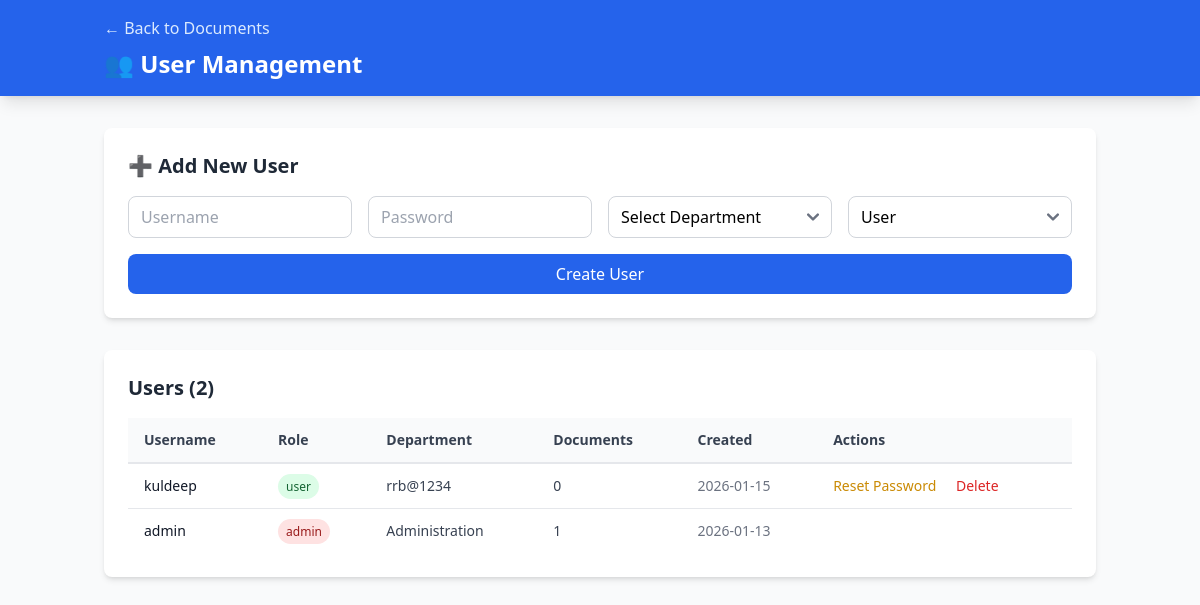
Page /users (signed in) on the earlier database version.
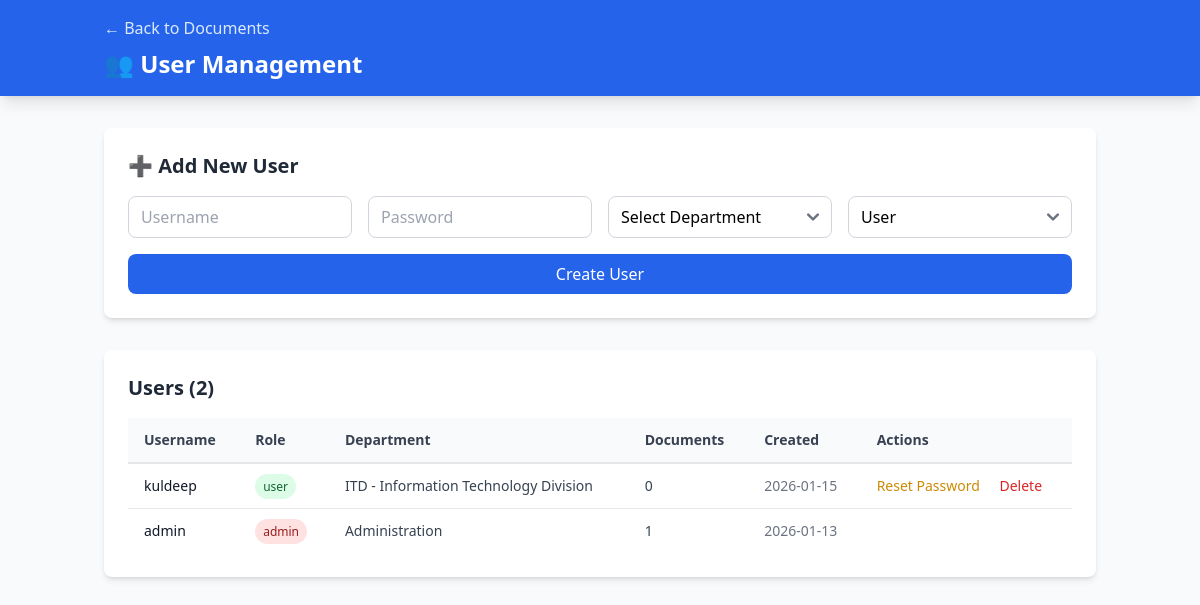
Same page on the later database version.
### app.py (models this page shows)
class User(UserMixin, db.Model):
    id = db.Column(db.Integer, primary_key=True)
    username = db.Column(db.String(80), unique=True, nullable=False)
    password_hash = db.Column(db.String(255), nullable=False)
    role = db.Column(db.String(20), nullable=False, default='user')  # admin, user
    department = db.Column(db.String(100))
    created_at = db.Column(db.DateTime, default=datetime.utcnow)

### app.py (the view)
@app.route('/users')
@login_required
def users():
    if current_user.role != 'admin':
        flash('Access denied. Admin only.', 'error')
        return redirect(url_for('index'))
    all_users = User.query.order_by(User.created_at.desc()).all()
    return render_template("USERS_TEMPLATE.html", users=all_users)

### app.py (called while the page is built)
@login_manager.user_loader
def load_user(user_id):
    return User.query.get(int(user_id))

### templates/USERS_TEMPLATE.html (shortened to what the changed rows need)
<!DOCTYPE html>
<html lang="en">
<head>
    <script src="https://cdn.tailwindcss.com"></script>
    <link href="https://cdn.jsdelivr.net/npm/flowbite@2.5.2/dist/flowbite.min.css" rel="stylesheet" />
</head>
<body class="bg-gray-50">
    <nav class="bg-blue-600 text-white shadow-lg">
        <div class="container mx-auto px-4 py-4">
            <h1 class="text-2xl font-bold mt-2">👥 User Management</h1>
        </div>
    </nav>
    <div class="container mx-auto px-4 py-8">
        <div class="bg-white rounded-lg shadow-md p-6 mb-8">
            <h2 class="text-xl font-semibold mb-4 text-gray-800">➕ Add New User</h2>
        </div>
        <div class="bg-white rounded-lg shadow-md p-6">
            <h2 class="text-xl font-semibold mb-4 text-gray-800">Users ({{ users|length }})</h2>
            <div class="overflow-x-auto">
                <table class="w-full">
                    <thead class="bg-gray-50 border-b-2 border-gray-200">
                        <tr>
                            <th class="px-4 py-3 text-left text-sm font-semibold text-gray-700">Username</th>
                            <th class="px-4 py-3 text-left text-sm font-semibold text-gray-700">Role</th>
                            <th class="px-4 py-3 text-left text-sm font-semibold text-gray-700">Department</th>
                            <th class="px-4 py-3 text-left text-sm font-semibold text-gray-700">Documents</th>
                            <th class="px-4 py-3 text-left text-sm font-semibold text-gray-700">Created</th>
                            <th class="px-4 py-3 text-left text-sm font-semibold text-gray-700">Actions</th>
                        </tr>
                    </thead>
                    <tbody class="divide-y divide-gray-200">
                        {% for user in users %}
                        <tr class="hover:bg-gray-50">
                            <td class="px-4 py-3 text-sm font-medium text-gray-900">{{ user.username }}</td>
                            <td class="px-4 py-3 text-sm">
                                <span class="px-2 py-1 {% if user.role == 'admin' %}bg-red-100 text-red-800{% else %}bg-green-100 text-green-800{% endif %} rounded-full text-xs font-medium">
                                    {{ user.role }}
                                </span>
                            </td>
                            <td class="px-4 py-3 text-sm text-gray-700">{{ user.department or 'N/A' }}</td>
                            <td class="px-4 py-3 text-sm text-gray-700">{{ user.documents|length }}</td>
                            <td class="px-4 py-3 text-sm text-gray-500">{{ user.created_at.strftime('%Y-%m-%d') }}</td>
                            <td class="px-4 py-3 text-sm">
                                {% if user.id != current_user.id %}
                                <form method="POST" action="{{ url_for('reset_user_password', user_id=user.id) }}" style="display:inline" onsubmit="return confirm('Reset password for {{ user.username }}?')">
                                    <button type="submit" class="text-yellow-600 hover:text-yellow-800 font-medium mr-4">Reset Password</button>
                                </form>
                                <a href="{{ url_for('delete_user', user_id=user.id) }}"
                                   onclick="return confirm('Delete user {{ user.username }}?')"
                                   class="text-red-600 hover:text-red-800 font-medium">Delete</a>
                                {% endif %}
                            </td>
                        </tr>
                        {% endfor %}
                    </tbody>
                </table>
            </div>
        </div>
    </div>
</body>
</html>

Differences in the rows shown:
changed User "kuldeep": department "rrb@1234" → "ITD - Information Technology Division"
